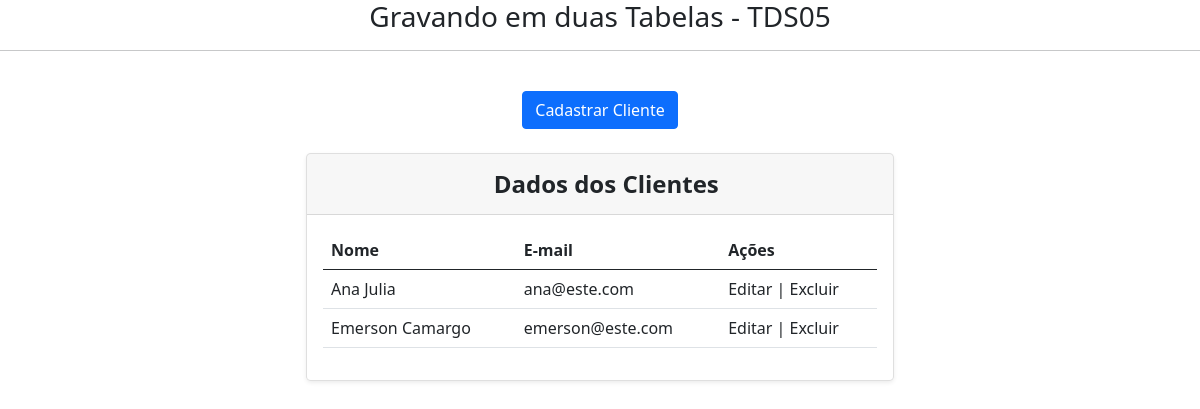
Page /cadusuario.php on the committed database.
### tables this page shows
CREATE TABLE `cliente` (
  `id` int(11) NOT NULL,
  `nome` varchar(150) NOT NULL,
  `email` varchar(150) NOT NULL
);

### cadusuario.php (the view, shortened to what this page needs)
<html>
<head>
<link href="https://cdn.jsdelivr.net/npm/bootstrap@5.0.2/dist/css/bootstrap.min.css" rel="stylesheet">
</head>
<body>
    <center>
        <h3>Gravando em duas Tabelas - TDS05</h3>
    </center>
    <hr />
    <br />
    <center><button type="button" class="btn btn-primary" data-bs-toggle="modal" data-bs-target="#exampleModal">
            Cadastrar Cliente
        </button></center>
    <br />
    <div class="row justify-content-center row-cols-1 row-cols-md-2 mb-3 text-center">
        <div class="col">
            <div class="card mb-4 rounded-3 shadow-sm">
                <div class="card-header py-3">
                    <h4 class="my-0 fw-normal">&nbsp;&nbsp;<b>Dados dos Clientes</b></h4>
                </div>
                <div class="card-body">
                    <table class="table table-hover">
                        <thead>
                            <tr>
                                <th scope="col">Nome</th>
                                <th scope="col">E-mail</th>
                                <th scope="col">Ações</th>
                            </tr>
                        </thead>
                        <tbody>
                            <?php
                                include 'conecta.php';
                                $pesquisa = mysqli_query($conn, "SELECT * FROM cliente");
                                $row = mysqli_num_rows($pesquisa);
                                if($row > 0){
                                    while($registro = $pesquisa-> fetch_array()){
                                        echo '<tr>';
                                        echo '<td>' . $registro['nome'] . '</td>';
                                        echo '<td>' . $registro['email'] . '</td>';
                                        echo '<td>Editar | Excluir</td>';
                                        echo '</tr>';
                                    }
                                }
                            ?>
                        </tbody>
                    </table>
                </div>
            </div>
        </div>
    </div>
</body>
</html>

### rows in the picture
cliente: nome "Ana Julia", email "ana@este.com"
cliente: nome "Emerson Camargo", email "emerson@este.com"
